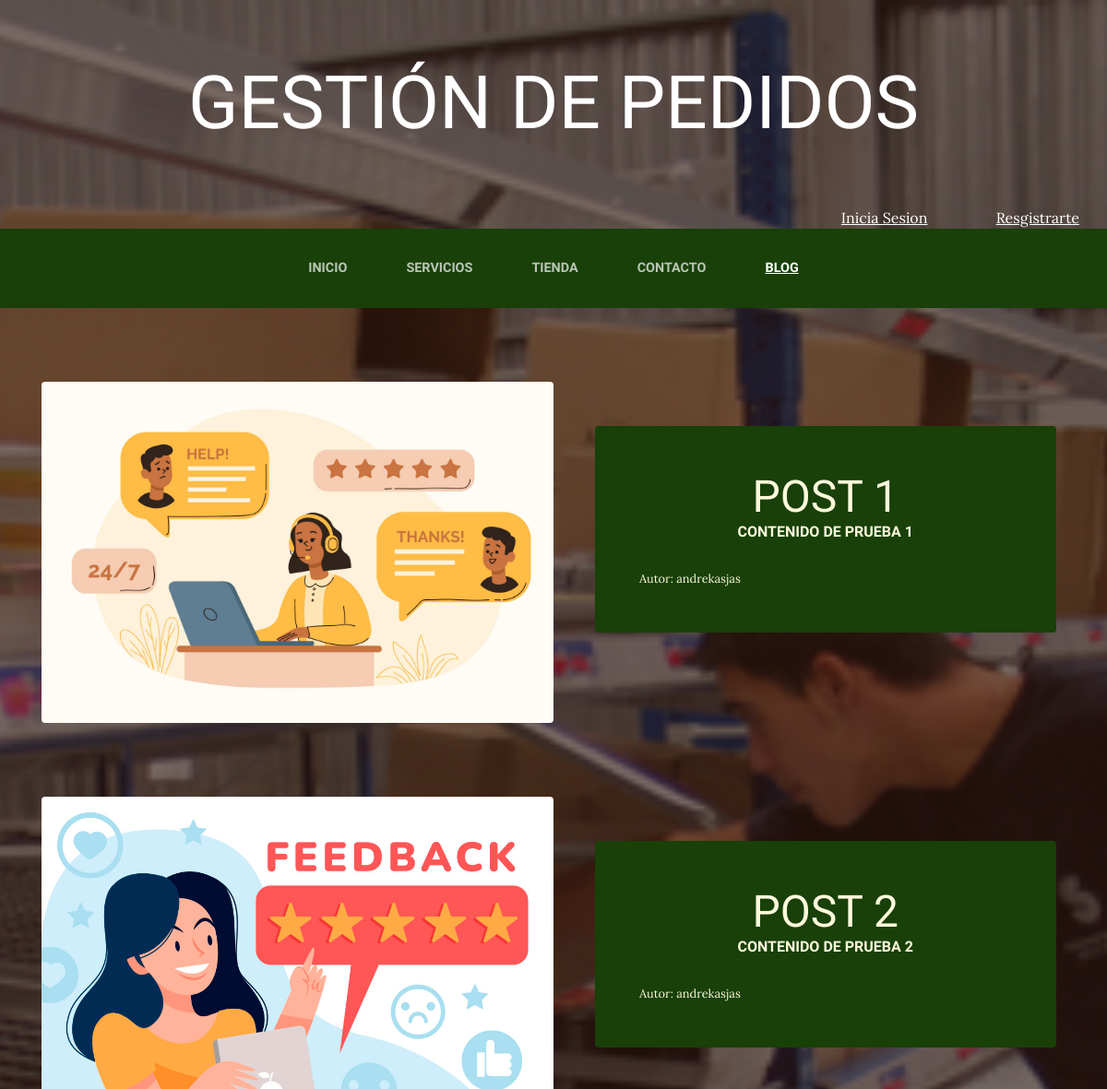
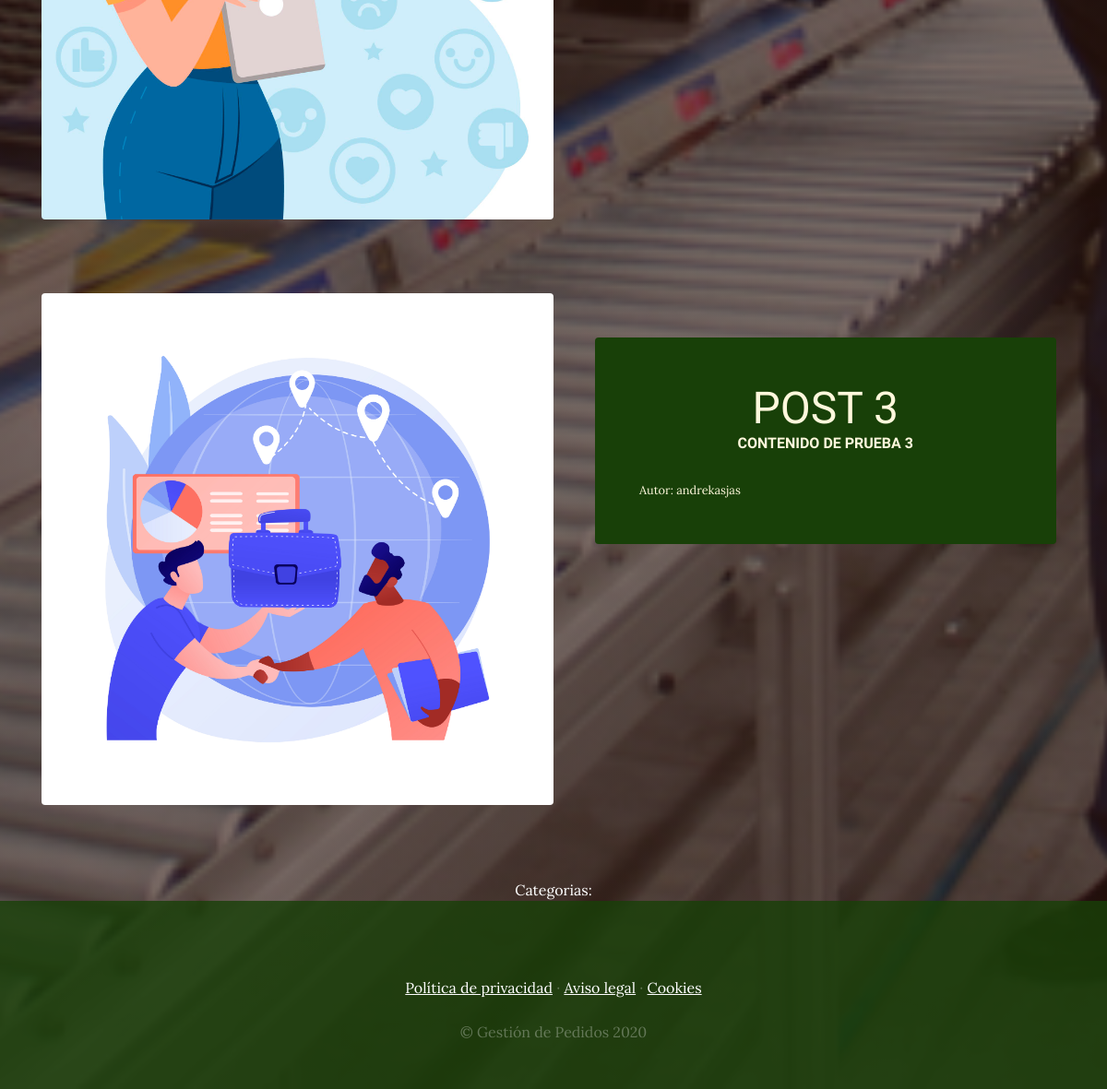
Screenshot of /blog/ with the database file from the repository (2 pictures, top to bottom).
### Blog/models.py (models this page shows, shortened)
class post(models.Model):
    titulo = models.CharField(max_length=60)
    contenido = models.CharField(max_length=100)
    imagen = models.ImageField(upload_to = 'blog', null = True, blank = True)
    autor = models.ForeignKey(User, on_delete= models.CASCADE)
    categoria = models.ManyToManyField(categorias)
    created = models.DateTimeField(auto_now_add=True)
    updated = models.DateTimeField(auto_now_add=True)
    class Meta:
        verbose_name = 'post'
        verbose_name_plural = 'posts'

### Blog/views.py (the view)
# urls.py: path('', blog, name="blog"),
def blog(request):
    posts = post.objects.all()
    return render(request,'Blog/blog.html',{'posts': posts})

### Carrito/context_processor.py (called while the page is built)
def valor_total_carrito(request):
    Carrito(request)
    total=0
    if request.user.is_authenticated:
      for key,value in request.session["carrito"].items():
          total+=float(value["precio"])
    return {"valor_total_carrito":total}

### Blog/templates/Blog/blog.html (shortened to what this page needs)
{% extends 'ProyectoWebApp/base.html' %}
{% load static %}
{% block content %}
    {% for post in posts %}
            <section class="page-section clearfix">
                <div class="container">
                    <div class="intro">
                        <img class="intro-img img-fluid mb-3 mb-lg-0 rounded" src="{{post.imagen.url}} " alt="" style="width: 50%;">
                        <div class="intro-text left-0 text-center bg-faded p-5 rounded">
                            <h2 class="section-heading mb-4" >
                                <span class="section-heading-lower">{{post.titulo}}</span>
                                <span class="section-heading-upper">{{post.contenido}}</span>
                            </h2>
                            <div style="text-align: left; font-size: 0.8rem;">
                                Autor: {{post.autor}}
                            </div>
                        </div>
                    </div>
                </div>
            </section>
    {% endfor %}
    <section>
        <div style="width: 70%; margin: auto; text-align: center; color: white;">
            Categorias:
        </div>
    </section>
{% endblock  %}

### static/ProyectoWebApp/css/gestion.css (style rules this page uses)
body { font-family: 'Lora'; background: linear-gradient(rgba(47, 23, 15, 0.65), rgba(47, 23, 15, 0.65)), url("../img/bg_main.jpg"); background-attachment: fixed; background-position: center; background-size: cover; }
h1, h2, h3, h4, h5, h6 { font-family: 'Raleway'; }
.page-section { margin-top: 5rem; margin-bottom: 5rem; }
.section-heading { text-transform: uppercase; }
.section-heading .section-heading-upper { display: block; font-size: 1rem; font-weight: 800; padding-bottom:.5rem; }
.section-heading .section-heading-lower { display: block; font-size: 3rem; font-weight: 100; }
.bg-faded { background-color: rgba(255, 255, 255, 0.85); }
.intro { position: relative; }
@media (min-width: 992px) { .intro .intro-img { width: 75%; float: left; } }
@media (min-width: 992px) { .intro .intro-text { left: 600; width: 60%; margin-top: 3rem; background-color: rgba(24, 64, 8); color: cornsilk; position: absolute; } }
@media (min-width: 1200px) { .intro .intro-text { width: 45%; } }

### rows the page displays
post: imagen (picture), titulo "POST 1", contenido "CONTENIDO DE PRUEBA 1", autor "andrekasjas"
post: imagen (picture), titulo "POST 2", contenido "CONTENIDO DE PRUEBA 2", autor "andrekasjas"
post: imagen (picture), titulo "POST 3", contenido "CONTENIDO DE PRUEBA 3", autor "andrekasjas"
